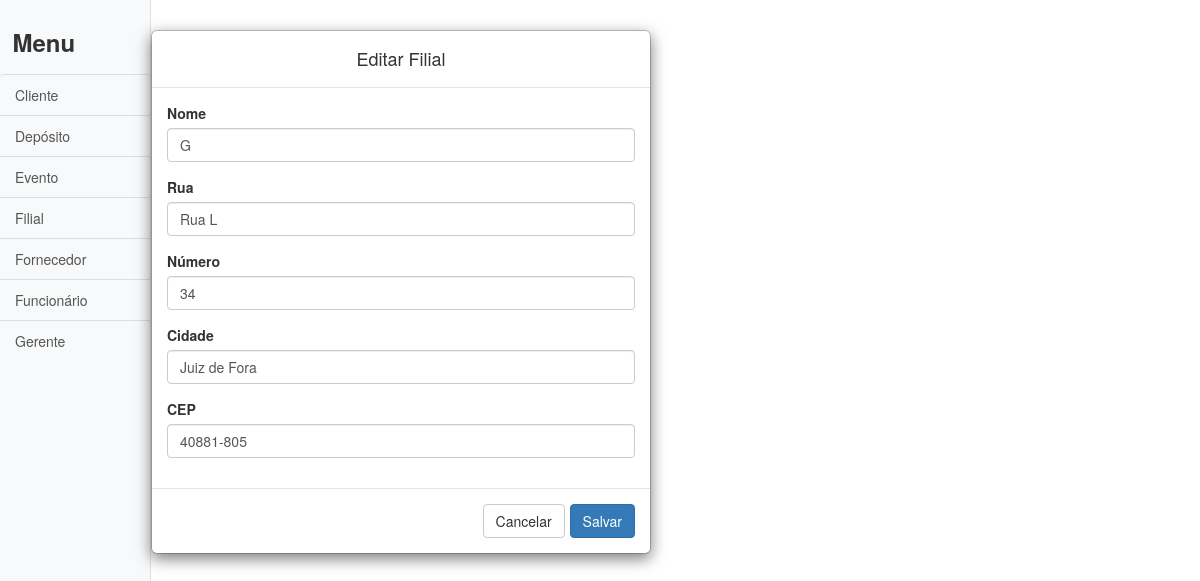
Screenshot of /edit/filial.php?id=1 with the database file from the repository.
### tables this page shows
CREATE TABLE filial ( nome VARCHAR(200) NOT NULL, cep CHAR(9) NOT NULL, cidade VARCHAR(200) NOT NULL, numero INTEGER NOT NULL, rua VARCHAR(200) NOT NULL, id_filial INTEGER PRIMARY KEY AUTO_INCREMENT );

### edit/filial.php (the view, shortened to what this page needs)
<!DOCTYPE html>
<html lang="en">
<head>
	<?php
		include("../header.php");
	?>
</head>
<body>
	<div class="d-flex" id="wrapper">
		<?php
			include_once("../conection.php");
			include("../sidebar_aux.php");
			$id_filial = $_GET['id'];
			$sql = "SELECT * FROM filial WHERE id_filial=" . $id_filial;
			$filial = mysqli_fetch_array( mysqli_query($conexao, $sql) );
		?>
		<div id="edit">
			<div class="modal-dialog">
				<div class="modal-content">
					<form id="filial" name="filial" action="" method="POST" target="_self">
						<div class="modal-header">
							<h4 class="modal-title">Editar Filial</h4>
						</div>
						<div class="modal-body">
							<div class="form-group">
								<label>Nome</label>
								<input type="text" name="nome" id="nome" class="form-control" required <?php echo 'value="'.$filial['nome'].'"'?>>
							</div>
							<div class="form-group">
								<label>Rua</label>
								<input type="text" name="rua" id="rua" class="form-control" required <?php echo 'value="'.$filial['rua'].'"'?>>
							</div>
							<div class="form-group">
								<label>Número</label>
								<input type="number" name="numero" id="numero" class="form-control" required <?php echo 'value="'.$filial['numero'].'"'?>></textarea>
							</div>
							<div class="form-group">
								<label>Cidade</label>
								<input type="text" name="cidade" id="cidade" class="form-control" required <?php echo 'value="'.$filial['cidade'].'"'?>></textarea>
							</div>
							<div class="form-group">
								<label>CEP</label>
								<input type="text" name="cep" id="cep" class="form-control" onkeypress="mascara(this, '#####-###')" maxlength="9" required <?php echo 'value="'.$filial['cep'].'"'?>></textarea>
							</div>
						</div>
						<div class="modal-footer">
							<a href="../index.php"><span class="btn btn-default" value="Cancelar">Cancelar</span></a>
							<button type="submit" class="btn btn-primary" value="Salvar" name="submit">Salvar</button>
						</div>
					</form>
				</div>
			</div>
		</div>
	</div>
</body>
</html>

### edit/css/simple-sidebar.css (style rules this page uses)
body { overflow-x: hidden; }

### edit/css/styles.css (style rules this page uses)
body { color: #566787; background: #f5f5f5; font-family: 'Varela Round', sans-serif; font-size: 13px; }

### rows the page displays
filial: nome "G", rua "Rua L", numero "34", cidade "Juiz de Fora", cep "40881-805"
